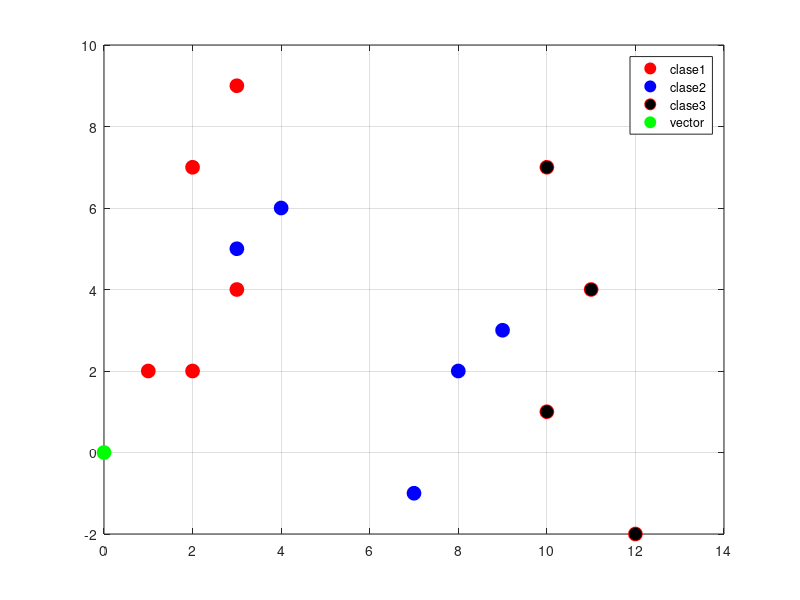

Recreate this plot in MATLAB.
warning off all 
clc;
disp('Welcome to Pattern Recognition')

%Diseno de un clasificador dde distancia Euclideana

%Metiendo las clases de pertenencia 
c1=[1 2 3 2 3; 2 2 4 7 9];
c2=[3 4 7 8 9; 5 6 -1 2 3];
c3=[10 10 11 12 13; 1 7 4 -2 9];
%vector desconocido 
vector=[0;0];

%Graficando las clases 
figure(1)
plot(c1(1, :),c1(2, :),'ro','MarkerFaceColor','r','MarkerSize', 10)
grid on
hold on
plot(c2(1, :),c2(2, :),'bo','MarkerFaceColor','b','MarkerSize', 10)
plot(c3(1, :),c3(2, :),'ro','MarkerFaceColor','k','MarkerSize', 10)
plot(vector(1,:),vector(2,:),'go','MarkerFaceColor','g','MarkerSize', 10)
legend('clase1','clase2','clase3','vector')

%Obteniendo parametrosmde cada clase
media1=mean(c1,2);
media2=mean(c2,2);
media3=mean(c3,2);

trix_cov1 = (c1 - media1) * (c1 - media1)';
% Los representantes de la clase 1 menos la media 1;
inv_matrix = inv(trix_cov1);
% Invertimo la matriz


trix_cov2 = (c2 - media2) * (c2 - media2)';
% Los representantes de la clase 1 menos la media 1;
inv_matrix2 = inv(trix_cov2);
% Invertimo la matriz


trix_cov3 = (c3 - media3) * (c3 - media3)';
% Los representantes de la clase 1 menos la media 1;
inv_matrix3 = inv(trix_cov3);
% Invertimo la matriz


dist1 = (vector - media1)' * inv_matrix * (vector -media1);
dist2 = (vector - media2)' * inv_matrix2 * (vector -media2);
dist3 = (vector - media3)' * inv_matrix3 * (vector -media3);

distTotal = [dist1 dist2 dist3];
minimo = min(distTotal);
dato1 = find(minimo == distTotal);
fprintf('El vector desconocido pertenece a la clase %d\n', dato1);
disp("fin de proceso")


